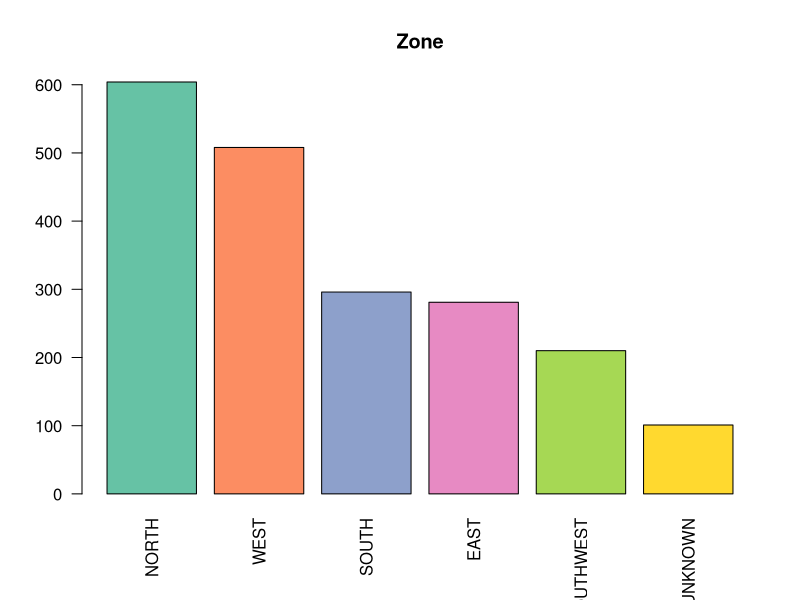
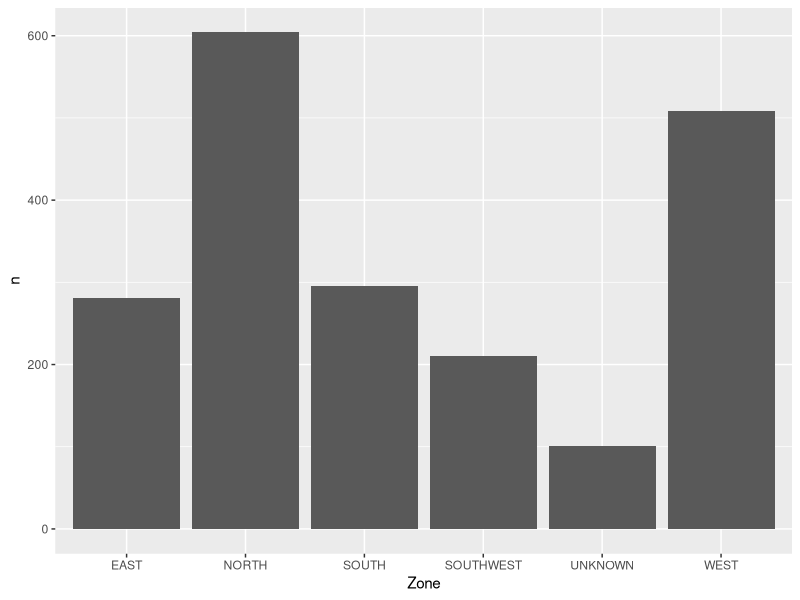
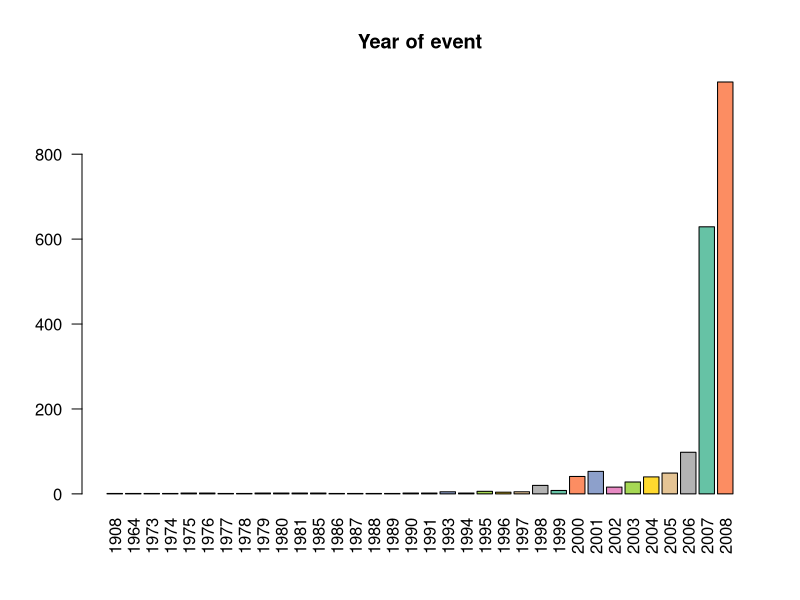
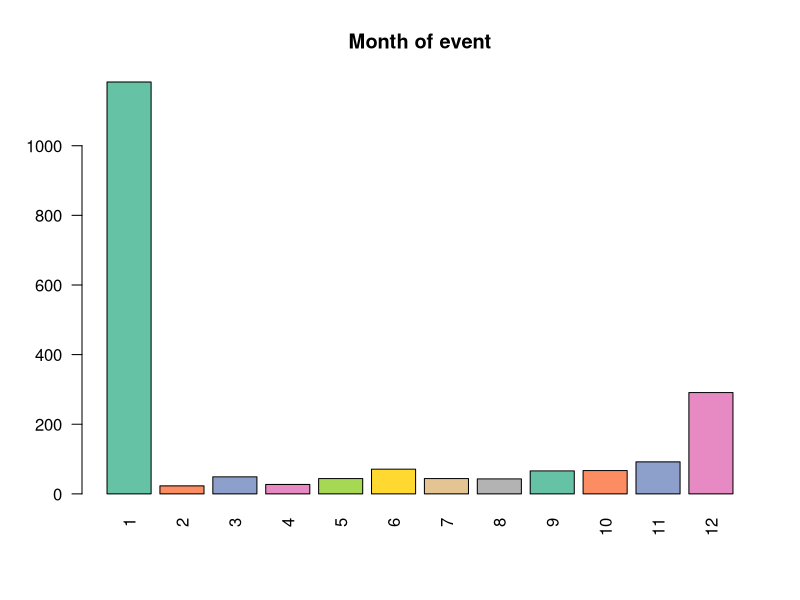
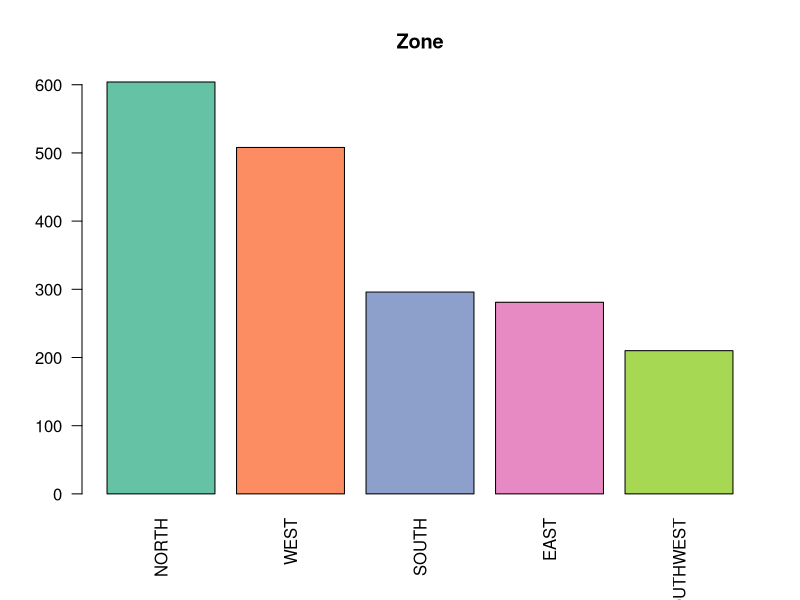

These charts were generated, in order, by the following R code: (Note: this script raises an error after producing the figures.)
# Made by
# Tarun Luthra
# 2018 CSC 1023

# 2. Download the file Set3.csv and write the correct code for each of the following : [15]
# I. Read the contents of the file
# II. Count of the number of records
# III. View the data in a tabular format
# IV. Filter the offences on the basis of Locality (QA only) and Type_of_offence (PHYSICAL OFFENSE only).
# V. Group the offences by Zone.
# VI. Get a count of the number of records for each group
# VII. Using ggplot(), plot a barchart displaying the number of offences in each Zone. (use all the possible parameters)
# VIII. Create a new column called Year_of_event containing the only the year of the event
# IX. Group the data by year and summarize
# X. Plot a barchart with column Year_of_event that displays the number of offences by year
# XI. Create another bar chart that displays the number of offences by month instead of year
# XII. Group and summarize the data by month.
# XIII. Rename the columns to make them more user friendly and view the results
# XIV. What’s the need of filtering the data? Show examples using appropriate commands
# XV. What other charts can you plot for XI ? Which one will leverage more information and why?( elaborate in comments)

library(dplyr)
library(ggplot2)
library(lubridate)
library(RColorBrewer)

# I. Read the contents of the file
df <- read.csv('Set3.csv')


# II. Count of the number of records
count(df)


# III. View the data in a tabular format
View(df)


# IV. Filter the offences on the basis of Locality (QA only) and Type_of_offence (PHYSICAL OFFENSE only).
filteredDf <- df %>% filter(Locality == 'QA' & Type_of_offence=='PHYSICAL OFFENSE')
View(filteredDf)


# V. Group the offences by Zone.
zoneGroups <- df %>% group_by(Zone)
zoneGroups


# VI. Get a count of the number of records for each group
count(zoneGroups)

# VII. Using ggplot(), plot a barchart displaying the number of offences in each Zone. (use all the possible parameters)
coul <- brewer.pal(8, "Set2") 
barplot(sort(table(zoneGroups$Zone), decreasing = T), las = 2, main = "Zone", col=coul)

# Alternative method to generate plot
ggplot(count(zoneGroups), aes(x=Zone,y=n)) + 
  geom_bar(stat="identity" )


# VIII. Create a new column called Year_of_event containing the only the year of the event
df$Year_of_event <- df %>% with(year(mdy(Date_of_event)))
View(df)


# IX. Group the data by year and summarize
yearGroup <- df %>% group_by(Year_of_event)
summary(yearGroup)


# X. Plot a barchart with column Year_of_event that displays the number of offences by year
barplot(table(yearGroup$Year_of_event), 
        las = 2, main = "Year of event", col=coul)


# XI. Create another bar chart that displays the number of offences by month instead of year
df$Month_of_event <- df %>% with(month(mdy(Date_of_event)))
                                 
monthGroup <- df %>% group_by(Month_of_event)

barplot(table(monthGroup$Month_of_event), 
        las = 2, main = "Month of event",col=coul)


# XII. Group and summarize the data by month.
df$Month_of_event <- df %>% with(month(mdy(Date_of_event)))

monthGroup <- df %>% group_by(Month_of_event)

summary(monthGroup)

# XIII. Rename the columns to make them more user friendly and view the results
names(df)[names(df) == "Summary_of_offence"] <- "Summary"
names(df)[names(df) == "Type_of_offence"] <- "Type"
View(df)


# XIV. What’s the need of filtering the data? Show examples using appropriate commands
df <- df %>% filter(!is.na(Zone) & Zone != 'UNKNOWN')
zoneGroups <- df %>% group_by(Zone)

count(zoneGroups)

barplot(sort(table(zoneGroups$Zone), decreasing = T), 
        las = 2, main = "Zone", col=coul)

# XV. What other charts can you plot for XI ? Which one will leverage more information and why?( elaborate in comments)

# Bar chart that displays the number of offences by Type_of_offence
barplot(table(df$Type_of_offence), las = 2, main = "Type",col=coul)

# Bar chart that displays the number of offences by Summary_of_offence
barplot(table(df$Summary_of_offence), las = 2, main = "Summary",col=coul)

# Bar chart that displays the number of offences by Block
barplot(table(df$Block[df$Block!=""]), las=2, main="Block", col=coul)
